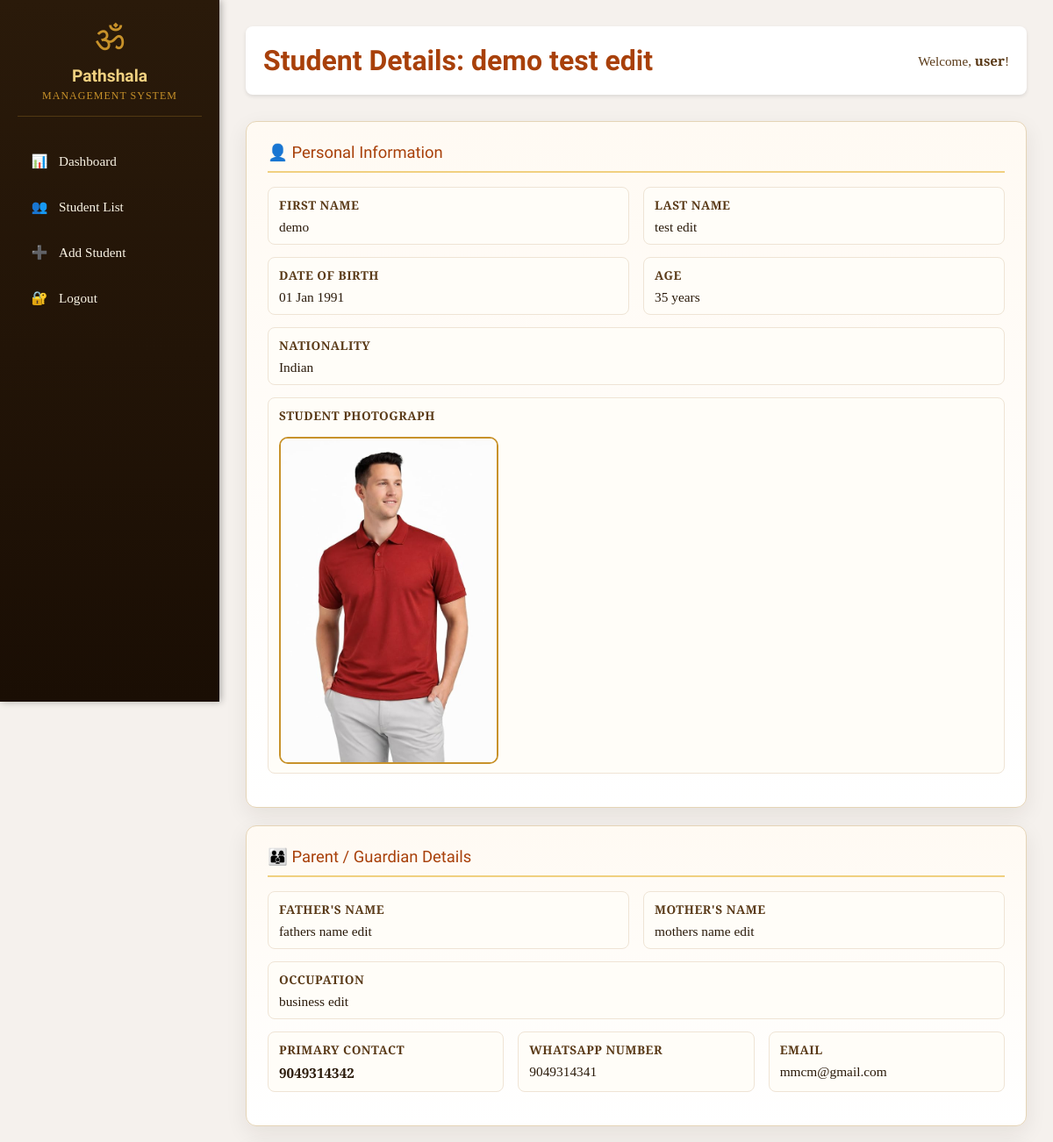
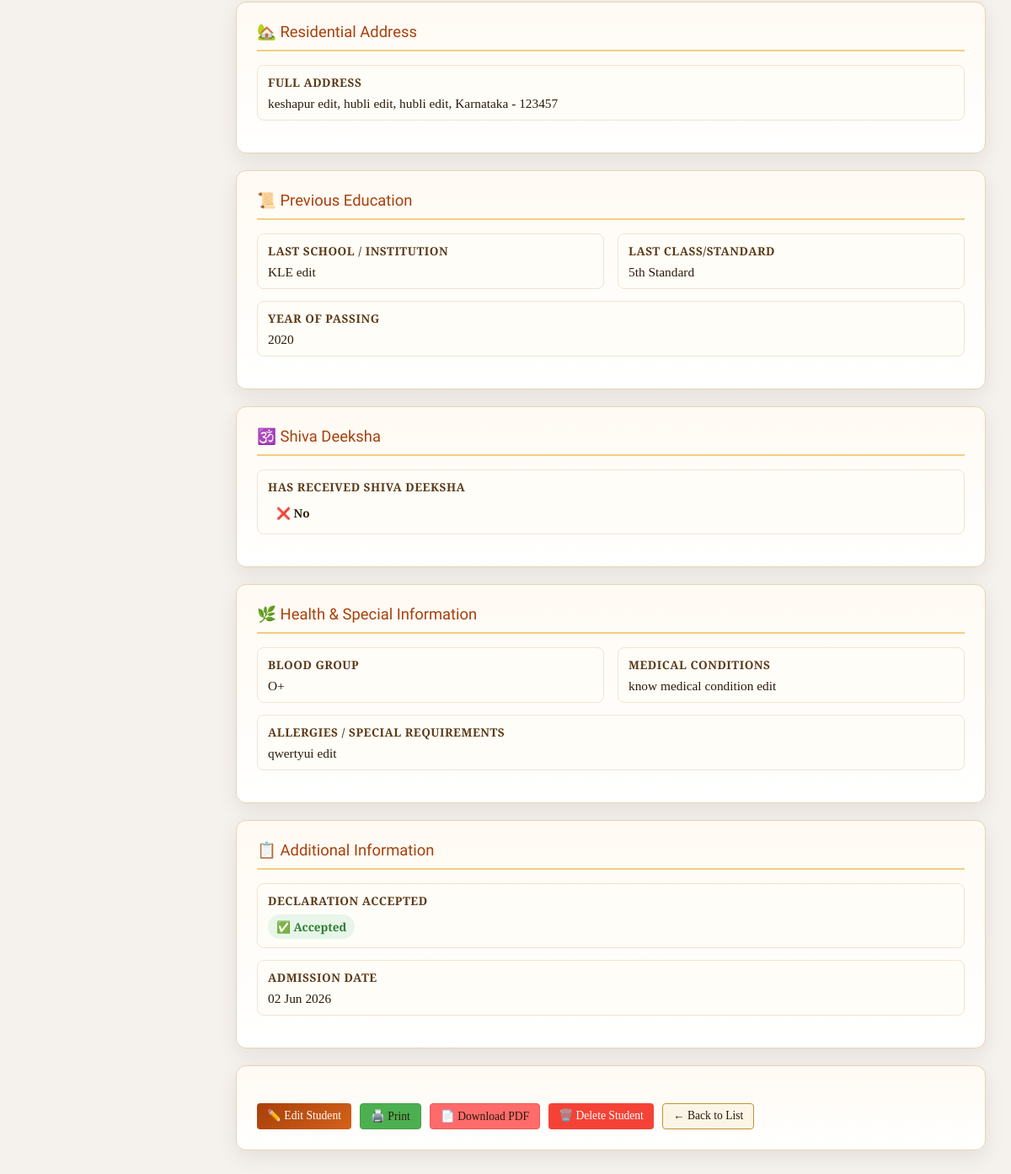
Screenshot of /students/5/ (signed in) with the database file from the repository (2 pictures, top to bottom).
### application/models.py (models this page shows, shortened)
class Student(models.Model):
    BLOOD_GROUP_CHOICES = [
        ('A+', 'A+'),
        ('A-', 'A−'),
        ('B+', 'B+'),
        ('B-', 'B−'),
        ('O+', 'O+'),
        ('O-', 'O−'),
        ('AB+', 'AB+'),
        ('AB-', 'AB−'),
    ]
    SHIVA_DEEKSHA_CHOICES = [
        ('Yes', 'Yes'),
        ('No', 'No'),
    ]
    first_name = models.CharField(max_length=100)
    last_name = models.CharField(max_length=100)
    date_of_birth = models.DateField()
    nationality = models.CharField(max_length=100, default='Indian')
    photo = models.ImageField(upload_to='student_photos/', null=True, blank=True)
    father_name = models.CharField(max_length=100)
    mother_name = models.CharField(max_length=100, blank=True)
    occupation = models.CharField(max_length=100, blank=True)
    contact_no = models.CharField(max_length=10)
    whatsapp_no = models.CharField(max_length=10, blank=True)
    email = models.EmailField(blank=True)
    address_line1 = models.CharField(max_length=255)
    address_line2 = models.CharField(max_length=255, blank=True)
    city = models.CharField(max_length=100)
    state = models.CharField(max_length=100)
    pin_code = models.CharField(max_length=10, blank=True)
    last_school = models.CharField(max_length=255, blank=True)
    last_class = models.CharField(max_length=50, blank=True)
    year_passing = models.CharField(max_length=4, blank=True)
    blood_group = models.CharField(max_length=10, choices=BLOOD_GROUP_CHOICES, blank=True)
    medical_conditions = models.TextField(blank=True)
    allergies = models.TextField(blank=True)
    shiva_deeksha = models.CharField(max_length=3, choices=SHIVA_DEEKSHA_CHOICES, default='No')
    declaration_accepted = models.BooleanField(default=False)
    admission_date = models.DateField(auto_now_add=True)
    class Meta:
        ordering = ['-admission_date']
    def get_age(self):
        today = date.today()
        age = today.year - self.date_of_birth.year - ((today.month, today.day) < (self.date_of_birth.month, self.date_of_birth.day))
        return age
    def get_full_address(self):
        return f"{self.address_line1}, {self.address_line2}, {self.city}, {self.state} - {self.pin_code}"

### application/views.py (the view)
# urls.py: path('students/<int:pk>/', views.student_detail, name='student_detail'),
@login_required(login_url='login')
def student_detail(request, pk):
    student = get_object_or_404(Student, pk=pk)
    context = {'student': student}
    return render(request, 'application/student_detail.html', context)

### application/templates/application/student_detail.html (shortened to what this page needs)
{% extends 'application/base.html' %}
{% block page_title %}Student Details: {{ student.first_name }} {{ student.last_name }}{% endblock %}
{% block content %}
    <div class="detail-card">
        <div class="detail-section-title">👤 Personal Information</div>
        <div class="detail-row">
            <div class="detail-field">
                <span class="detail-label">First Name</span>
                <span class="detail-value">{{ student.first_name }}</span>
            </div>
            <div class="detail-field">
                <span class="detail-label">Last Name</span>
                <span class="detail-value">{{ student.last_name }}</span>
            </div>
        </div>
        <div class="detail-row">
            <div class="detail-field">
                <span class="detail-label">Date of Birth</span>
                <span class="detail-value">{{ student.date_of_birth|date:"d M Y" }}</span>
            </div>
            <div class="detail-field">
                <span class="detail-label">Age</span>
                <span class="detail-value">{{ student.get_age }} years</span>
            </div>
        </div>
        <div class="detail-row full">
            <div class="detail-field">
                <span class="detail-label">Nationality</span>
                <span class="detail-value">{{ student.nationality }}</span>
            </div>
        </div>
        {% if student.photo %}
            <div class="detail-row full">
                <div class="detail-field">
                    <span class="detail-label">Student Photograph</span>
                    <img src="{{ student.photo.url }}" alt="Student Photo" class="student-photo" style="border:2px solid #C8922A; border-radius:10px; background:#fff;">
                </div>
            </div>
        {% endif %}
    </div>
    <div class="detail-card">
        <div class="detail-section-title">👨‍👩‍👦 Parent / Guardian Details</div>
        <div class="detail-row">
            <div class="detail-field">
                <span class="detail-label">Father's Name</span>
                <span class="detail-value">{{ student.father_name }}</span>
            </div>
            <div class="detail-field">
                <span class="detail-label">Mother's Name</span>
                <span class="detail-value">{{ student.mother_name|default:"Not specified" }}</span>
            </div>
        </div>
        <div class="detail-row full">
            <div class="detail-field">
                <span class="detail-label">Occupation</span>
                <span class="detail-value">{{ student.occupation|default:"Not specified" }}</span>
            </div>
        </div>
        <div class="detail-row three">
            <div class="detail-field">
                <span class="detail-label">Primary Contact</span>
                <span class="detail-value"><strong>{{ student.contact_no }}</strong></span>
            </div>
            <div class="detail-field">
                <span class="detail-label">WhatsApp Number</span>
                <span class="detail-value">{{ student.whatsapp_no|default:"Not specified" }}</span>
            </div>
            <div class="detail-field">
                <span class="detail-label">Email</span>
                <span class="detail-value">{{ student.email|default:"Not specified" }}</span>
            </div>
        </div>
    </div>
    <div class="detail-card">
        <div class="detail-section-title">🏡 Residential Address</div>
        <div class="detail-row full">
            <div class="detail-field">
                <span class="detail-label">Full Address</span>
                <span class="detail-value">{{ student.get_full_address }}</span>
            </div>
        </div>
    </div>
    <div class="detail-card">
        <div class="detail-section-title">📜 Previous Education</div>
        <div class="detail-row">
            <div class="detail-field">
                <span class="detail-label">Last School / Institution</span>
                <span class="detail-value">{{ student.last_school|default:"Not specified" }}</span>
            </div>
            <div class="detail-field">
                <span class="detail-label">Last Class/Standard</span>
                <span class="detail-value">{{ student.last_class|default:"Not specified" }}</span>
            </div>
        </div>
        <div class="detail-row full">
            <div class="detail-field">
                <span class="detail-label">Year of Passing</span>
                <span class="detail-value">{{ student.year_passing|default:"Not specified" }}</span>
            </div>
        </div>
    </div>
    <div class="detail-card">
        <div class="detail-section-title">🕉️ Shiva Deeksha</div>
        <div class="detail-row full">
            <div class="detail-field">
                <span class="detail-label">Has Received Shiva Deeksha</span>
                <span class="detail-value">
                    {% if student.shiva_deeksha == 'Yes' %}
                        <span class="badge badge-success">✅ Yes</span>
                    {% else %}
                        <span class="badge badge-danger">❌ No</span>
                    {% endif %}
                </span>
            </div>
        </div>
    </div>
    <div class="detail-card">
        <div class="detail-section-title">🌿 Health & Special Information</div>
        <div class="detail-row">
            <div class="detail-field">
                <span class="detail-label">Blood Group</span>
                <span class="detail-value">{{ student.blood_group|default:"Not specified" }}</span>
            </div>
            <div class="detail-field">
                <span class="detail-label">Medical Conditions</span>
                <span class="detail-value">{{ student.medical_conditions|default:"None" }}</span>
            </div>
        </div>
        {% if student.allergies %}
            <div class="detail-row full">
                <div class="detail-field">
                    <span class="detail-label">Allergies / Special Requirements</span>
                    <span class="detail-value">{{ student.allergies }}</span>
                </div>
            </div>
        {% endif %}
    </div>
    <div class="detail-card">
        <div class="detail-section-title">📋 Additional Information</div>
        <div class="detail-row full">
            <div class="detail-field">
                <span class="detail-label">Declaration Accepted</span>
                <span class="detail-value">
                    {% if student.declaration_accepted %}
                        <span class="badge badge-success">✅ Accepted</span>
                    {% else %}
                        <span style="background: #FFE5E5; color: #C00; padding: 5px 10px; border-radius: 20px; font-size: 0.85rem;">❌ Not Accepted</span>
                    {% endif %}
                </span>
            </div>
        </div>
        <div class="detail-row full">
            <div class="detail-field">
                <span class="detail-label">Admission Date</span>
                <span class="detail-value">{{ student.admission_date|date:"d M Y" }}</span>
            </div>
        </div>
    </div>
    <div class="detail-card">
        <div class="action-buttons">
            <a href="{% url 'student_edit' student.id %}" class="btn btn-primary btn-sm" style="width: auto;">
                ✏️ Edit Student
            </a>
            <a href="javascript:window.print();" class="btn btn-secondary btn-sm" style="width: auto; background: #4CAF50; border: 1px solid #45a049;">
                🖨️ Print
            </a>
            <a href="{% url 'student_export_pdf' student.id %}" class="btn btn-secondary btn-sm" style="width: auto; background: #FF6B6B; border: 1px solid #ee5a52;">
                📄 Download PDF
            </a>
            <a href="{% url 'student_delete' student.id %}" class="btn btn-delete btn-sm" style="width: auto;" onclick="return confirm('Are you sure you want to delete this student?')">
                🗑️ Delete Student
            </a>
            <a href="{% url 'student_list' %}" class="btn btn-back btn-sm" style="width: auto;">
                ← Back to List
            </a>
        </div>
    </div>
{% endblock %}

### application/templates/application/base.html (shortened to what this page needs)
<!DOCTYPE html>
<html lang="en">
<head>
    <link href="https://cdnjs.cloudflare.com/ajax/libs/font-awesome/6.4.0/css/all.min.css" rel="stylesheet">
</head>
<body>
    <div class="wrapper">
        <div class="sidebar" id="sidebar">
            <div class="sidebar-header">
                <div class="sidebar-icon">ॐ</div>
                <h2>Pathshala</h2>
                <div class="sidebar-subtitle">Management System</div>
            </div>
            <ul class="nav-menu">
                <li class="nav-item">
                    <a href="{% url 'dashboard' %}" class="nav-link {% if request.resolver_match.url_name == 'dashboard' %}active{% endif %}">
                        <span class="nav-icon">📊</span>
                        <span>Dashboard</span>
                    </a>
                </li>
                <li class="nav-item">
                    <a href="{% url 'student_list' %}" class="nav-link {% if request.resolver_match.url_name == 'student_list' %}active{% endif %}">
                        <span class="nav-icon">👥</span>
                        <span>Student List</span>
                    </a>
                </li>
                <li class="nav-item">
                    <a href="{% url 'student_add' %}" class="nav-link {% if request.resolver_match.url_name == 'student_add' %}active{% endif %}">
                        <span class="nav-icon">➕</span>
                        <span>Add Student</span>
                    </a>
                </li>
                <li class="nav-item">
                    <a href="{% url 'logout' %}" class="nav-link">
                        <span class="nav-icon">🔐</span>
                        <span>Logout</span>
                    </a>
                </li>
            </ul>
        </div>
        <div class="main-content">
            <div class="header-top">
                <div>
                    <h1>{% block page_title %}Dashboard{% endblock %}</h1>
                </div>
                <div class="user-greeting">
                    Welcome, <strong>{{ request.user.first_name|default:request.user.username }}</strong>!
                </div>
            </div>
            {% block content %}{% endblock %}
        </div>
    </div>
</body>
</html>

### rows the page displays
Student: first_name "demo", last_name "test edit", date_of_birth "01 Jan 1991", get_age "35", nationality "Indian", photo (picture), father_name "fathers name edit", mother_name "mothers name edit", occupation "business edit", contact_no "9049314342", whatsapp_no "9049314341", email "mmcm@gmail.com", get_full_address "keshapur edit, hubli edit, hubli edit, Karnataka - 123457", last_school "KLE edit", last_class "5th Standard", year_passing "2020", blood_group "O+", medical_conditions "know medical condition edit", allergies "qwertyui edit", admission_date "02 Jun 2026"

### other values shown
{{ request.user.first_name|default:request.user.username }} "user"
